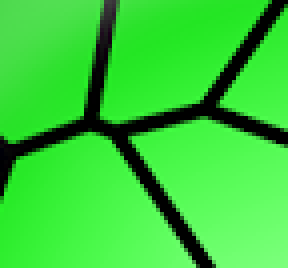
#> input picture data/in.png, 72 x 67 px (shown 4 times larger)
$ python 'OpenCV学习.py'   (older library calls are emulated)
#> lines starting #> are read from the running program, lines starting #| are printed output that depends on the picture; after the words box and inside, x2 and y2 are one past the last pixel; in counts of white or black regions, pixels touching at a corner belong together
import random

import cv2
import numpy as np


# 显示图像
# [294 lines left out: functions show_image, show_gray_image, show_image_property, draw_text, resize_image, translate_image and 16 more, not called in this run]


# 反向投影
def reverse_projection():
    # roi图片，就想要找的的图片
    roi = cv2.imread('../data/in.png')
#> roi is the input picture: shape (67, 72, 3); mean B, G, R 55.9, 206.3, 55.9
    hsv = cv2.cvtColor(roi, cv2.COLOR_BGR2HSV)
#> hsv: shape (67, 72, 3); mean H, S, V 56.4, 170.3, 206.4

    # 目标搜索图片
    target = cv2.imread('../data/whole.png')
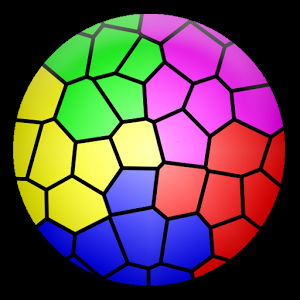
#> input picture data/whole.png, 300 x 300 px
#> target is the input picture: shape (300, 300, 3); mean B, G, R 75.4, 72.1, 95.8
    hsvt = cv2.cvtColor(target, cv2.COLOR_BGR2HSV)
#> hsvt: shape (300, 300, 3); mean H, S, V 43.8, 108.8, 129.9

    # 计算目标直方图
    roihist = cv2.calcHist([hsv], [0, 1], None, [180, 256], [0, 180, 0, 256])
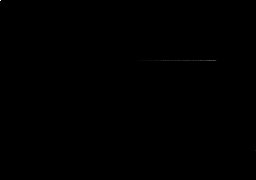
#> roihist: shape (180, 256) float32; min 0, max 423, mean 0.1; drawn with min black and max white
    # 归一化，参数为原图像和输出图像，归一化后值全部在2到255范围
    cv2.normalize(roihist, roihist, 0, 255, cv2.NORM_MINMAX)
#> roihist: shape (180, 256) float32; 0.31% of pixels changed, all inside (x1, y1, x2, y2) = (0, 0, 256, 151)
    dst = cv2.calcBackProject([hsvt], [0, 1], roihist, [0, 180, 0, 256], 1)
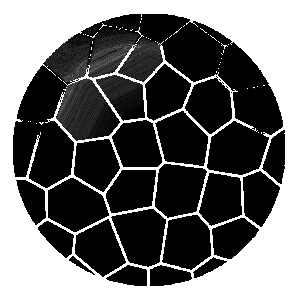
#> dst: shape (300, 300); min 0, max 255, mean 108.7

    # 卷积连接分散的点
    disc = cv2.getStructuringElement(cv2.MORPH_ELLIPSE, (5, 5))
    dst = cv2.filter2D(dst, -1, disc)
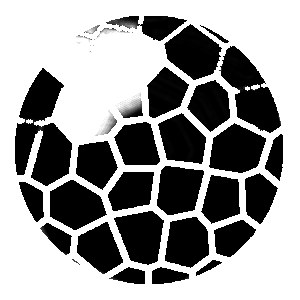
#> dst: shape (300, 300); min 0, max 255, mean 153.9

    ret, thresh = cv2.threshold(dst, 50, 255, 0)
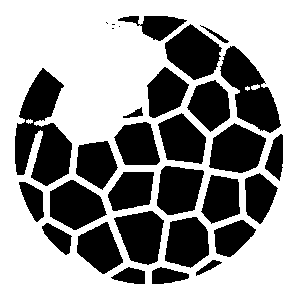
#> thresh: shape (300, 300); 60.6% white; 31 black regions (4 under 20 px), largest, box (x1, y1, x2, y2) and area: (15, 68, 72, 186) 3942, (220, 46, 281, 133) 2644, (165, 24, 222, 80) 2020
    # 使用merge变成通道图像
    thresh = cv2.merge((thresh, thresh, thresh))

    # 蒙板
    res = cv2.bitwise_and(target, thresh)
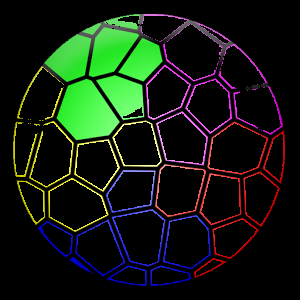
#> res: shape (300, 300, 3); mean B, G, R 16.8, 29, 19.6
    # 矩阵按列合并,就是把target,thresh和res三个图片横着拼在一起
    res = np.hstack((target, thresh, res))
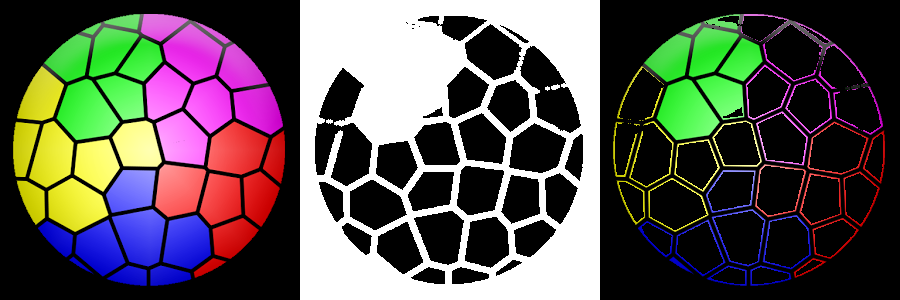
#> res: shape (300, 900, 3); mean B, G, R 82.3, 85.2, 90

    cv2.imwrite('res.jpg', res)
    # 显示图像
    cv2.imshow('1', res)
    cv2.waitKey(0)


reverse_projection()
